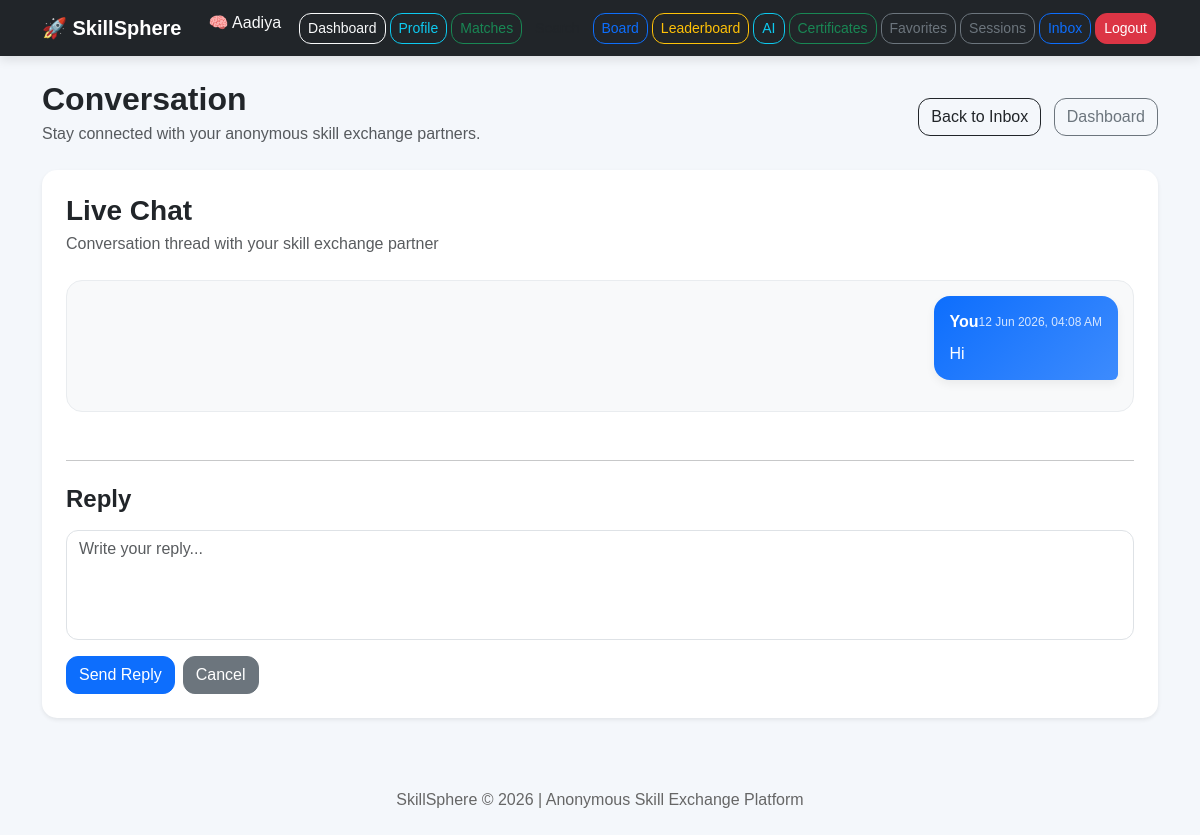
Screenshot of /message/1 (signed in) with the database file from the repository.
### app.py (models this page shows)
class User(UserMixin, db.Model):
    id = db.Column(db.Integer, primary_key=True)
    anonymous_name = db.Column(db.String(100), unique=True, nullable=False)
    email = db.Column(db.String(120), unique=True, nullable=False)
    password = db.Column(db.String(255), nullable=False)
    skills_offered = db.Column(db.Text, nullable=True)
    skills_wanted = db.Column(db.Text, nullable=True)
    rating = db.Column(db.Float, default=0.0)
    completed_exchanges = db.Column(db.Integer, default=0)
    trust_score = db.Column(db.Integer, default=50)
    is_admin = db.Column(db.Boolean, default=False)
    avatar = db.Column(db.String(50), default='🧠')
    bio = db.Column(db.String(250), default='')
    badge = db.Column(db.String(100), default='New Explorer')

class Message(db.Model):
    id = db.Column(db.Integer, primary_key=True)
    sender_id = db.Column(db.Integer, db.ForeignKey('user.id'), nullable=False)
    receiver_id = db.Column(db.Integer, db.ForeignKey('user.id'), nullable=False)
    subject = db.Column(db.String(200), nullable=False)
    body = db.Column(db.Text, nullable=False)
    is_read = db.Column(db.Boolean, default=False)
    parent_id = db.Column(db.Integer, db.ForeignKey('message.id'), nullable=True)
    created_at = db.Column(db.DateTime, default=datetime.utcnow)
    sender = db.relationship('User', foreign_keys=[sender_id], backref='sent_messages')
    receiver = db.relationship('User', foreign_keys=[receiver_id], backref='received_messages')
    replies = db.relationship('Message', backref=db.backref('parent', remote_side=[id]), lazy=True)

### app.py (the view, shortened to what this page needs)
@app.route('/message/<int:message_id>', methods=['GET', 'POST'])
@login_required
def view_message(message_id):
    message = Message.query.get_or_404(message_id)
    if current_user.id not in [message.sender_id, message.receiver_id]:
        flash('Unauthorized access.', 'danger')
        return redirect(url_for('inbox'))
    if current_user.id == message.receiver_id and not message.is_read:
        message.is_read = True
        db.session.commit()
    root_message = message if message.parent_id is None else Message.query.get(message.parent_id)
    conversation_messages = Message.query.filter(
        (Message.id == root_message.id) | (Message.parent_id == root_message.id)
    ).order_by(Message.created_at.asc()).all()
    for msg in conversation_messages:
        if msg.receiver_id == current_user.id and not msg.is_read:
            msg.is_read = True
    db.session.commit()
    return render_template(
        'view_message.html',
        message=message,
        root_message=root_message,
        conversation_messages=conversation_messages
    )

### app.py (called while the page is built)
@login_manager.user_loader
def load_user(user_id):
    return User.query.get(int(user_id))

### templates/view_message.html (shortened to what this page needs)
{% extends 'base.html' %}
{% block content %}
<div class="d-flex justify-content-between align-items-center flex-wrap mb-4">
    <div>
        <h2 class="fw-bold mb-1">Conversation</h2>
        <p class="text-muted mb-0">Stay connected with your anonymous skill exchange partners.</p>
    </div>
    <div class="mt-2">
        <a href="{{ url_for('inbox') }}" class="btn btn-outline-dark me-2">Back to Inbox</a>
        <a href="{{ url_for('dashboard') }}" class="btn btn-outline-secondary">Dashboard</a>
    </div>
</div>
<div class="card shadow-sm border-0 p-4">
    <div class="mb-4">
        <h3 class="fw-bold mb-1">{{ root_message.subject }}</h3>
        <p class="text-muted mb-0">
            Conversation thread with your skill exchange partner
        </p>
    </div>
    <div class="conversation-box mb-4">
        {% for msg in conversation_messages %}
            <div class="d-flex {% if msg.sender_id == current_user.id %}justify-content-end{% else %}justify-content-start{% endif %} mb-3">
                <div class="message-bubble {% if msg.sender_id == current_user.id %}my-message{% else %}other-message{% endif %}">
                    <div class="d-flex justify-content-between align-items-center flex-wrap mb-2">
                        <strong>
                            {% if msg.sender_id == current_user.id %}
                                You
                            {% else %}
                                {{ msg.sender.anonymous_name }}
                            {% endif %}
                        </strong>
                        <small class="message-time">
                            {{ msg.created_at.strftime('%d %b %Y, %I:%M %p') }}
                        </small>
                    </div>
                    <p class="mb-0" style="white-space: pre-line;">{{ msg.body }}</p>
                </div>
            </div>
        {% endfor %}
    </div>
    <hr class="my-4">
    <div>
        <h4 class="fw-semibold mb-3">Reply</h4>
        <form method="POST">
            <div class="mb-3">
                <textarea
                    name="reply_body"
                    class="form-control"
                    rows="4"
                    placeholder="Write your reply..."
                    required
                ></textarea>
            </div>
            <div class="d-flex flex-wrap gap-2">
                <button type="submit" class="btn btn-primary">Send Reply</button>
                <a href="{{ url_for('inbox') }}" class="btn btn-secondary">Cancel</a>
            </div>
        </form>
    </div>
</div>
{% endblock %}

### templates/base.html (shortened to what this page needs)
<!DOCTYPE html>
<html lang="en">
<head>
    <link href="https://cdn.jsdelivr.net/npm/bootstrap@5.3.3/dist/css/bootstrap.min.css" rel="stylesheet">
    <link rel="stylesheet" href="{{ url_for('static', filename='style.css') }}">
</head>
<body>
<nav class="navbar navbar-expand-lg navbar-dark bg-dark">
    <div class="container d-flex justify-content-between">
        <a class="navbar-brand fw-bold" href="{{ url_for('index') }}">
            🚀 SkillSphere
        </a>
        <div class="d-flex flex-wrap justify-content-end">
            {% if current_user.is_authenticated %}
                <span class="text-light me-3">
                    {{ current_user.avatar }} {{ current_user.anonymous_name }}
                </span>
                <a class="btn btn-outline-light btn-sm nav-btn" href="{{ url_for('dashboard') }}">Dashboard</a>
                <a class="btn btn-outline-info btn-sm nav-btn" href="{{ url_for('profile') }}">Profile</a>
                <a class="btn btn-outline-success btn-sm nav-btn" href="{{ url_for('matches') }}">Matches</a>
                <a class="btn btn-outline-dark btn-sm nav-btn" href="{{ url_for('skill_search') }}">Search</a>
                <a class="btn btn-outline-primary btn-sm nav-btn" href="{{ url_for('board') }}">Board</a>
                <a class="btn btn-outline-warning btn-sm nav-btn" href="{{ url_for('leaderboard') }}">Leaderboard</a>
                <a class="btn btn-outline-info btn-sm nav-btn" href="{{ url_for('recommendations') }}">AI</a>
                <a class="btn btn-outline-success btn-sm nav-btn" href="{{ url_for('certificates') }}">Certificates</a>
                <a class="btn btn-outline-secondary btn-sm nav-btn" href="{{ url_for('favorites') }}">Favorites</a>
                <a class="btn btn-outline-secondary btn-sm nav-btn" href="{{ url_for('my_sessions') }}">Sessions</a>
                <a class="btn btn-outline-primary btn-sm nav-btn" href="{{ url_for('inbox') }}">Inbox</a>
                <a class="btn btn-danger btn-sm nav-btn" href="{{ url_for('logout') }}">Logout</a>
            {% else %}
                <a class="btn btn-outline-light btn-sm nav-btn" href="{{ url_for('login') }}">Login</a>
                <a class="btn btn-success btn-sm nav-btn" href="{{ url_for('register') }}">Register</a>
            {% endif %}
        </div>
    </div>
</nav>
<div class="container mt-4">
    {% block content %}{% endblock %}
</div>
<div class="footer">
    <p>SkillSphere © 2026 | Anonymous Skill Exchange Platform</p>
</div>
</body>
</html>

### static/style.css (style rules this page uses)
body { background: #f4f7fb; font-family: Arial, sans-serif; min-height: 100vh; }
h1, h2, h3, h4, h5 { font-weight: bold; }
.navbar { box-shadow: 0 4px 10px rgba(0, 0, 0, 0.1); }
.nav-btn { margin: 2px; }
.card { border-radius: 18px; border: none; box-shadow: 0 4px 12px rgba(0, 0, 0, 0.08); }
.form-control, .form-select, .btn { border-radius: 12px; }
textarea { resize: none; }
.footer { margin-top: 50px; padding: 20px; text-align: center; color: #666; }
.conversation-box { max-height: 500px; overflow-y: auto; padding: 15px; background: #f8f9fa; border-radius: 16px; border: 1px solid #e9ecef; display: flex; flex-direction: column; gap: 12px; }
.message-bubble { max-width: 75%; padding: 14px 16px; border-radius: 16px; box-shadow: 0 4px 10px rgba(0, 0, 0, 0.06); word-wrap: break-word; }
.my-message { background: linear-gradient(135deg, #0d6efd, #3d8bfd); color: white; border-bottom-right-radius: 6px; text-align: left; }
.message-time { font-size: 12px; opacity: 0.8; }

### templates/base.html (style rules this page uses)
body { background-color: #f4f7fb; }
.navbar { box-shadow: 0 4px 10px rgba(0,0,0,0.1); }
.nav-btn { margin: 2px; }
.card { border-radius: 15px; box-shadow: 0 4px 12px rgba(0,0,0,0.08); }
.footer { margin-top: 50px; padding: 20px; text-align: center; color: #666; }

### rows the page displays
User: avatar "🧠", anonymous_name "Aadiya"
Message: subject "Live Chat", shows "You", created_at "12 Jun 2026, 04:08 AM", body "Hi"
